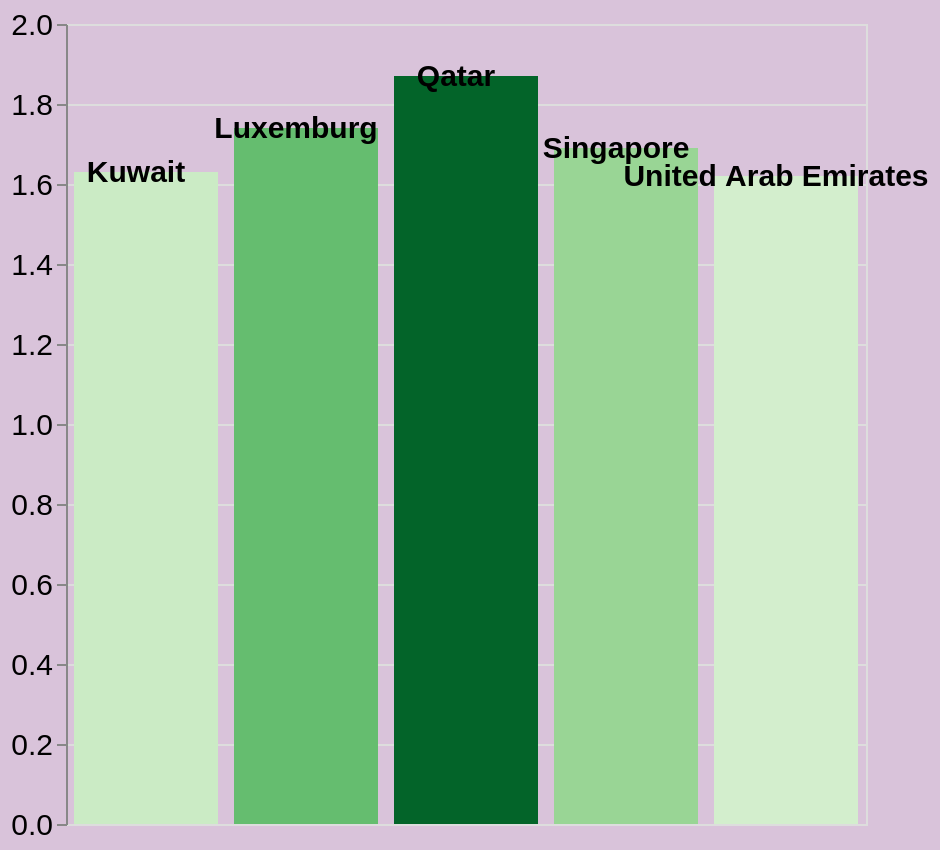

Express this chart as Vega-Lite.
### Vega-Lite specification from a JSON file in a GitHub repository (floating-point values rounded to 4 significant figures)
{"$schema": "https://vega.github.io/schema/vega-lite/v5.json", "width": 400, "height": 400, "background": "#d9c3da", "data": {"values": [{"Country": "Qatar", "Economy": 1.87, "Happiness Rank": 35}, {"Country": "Luxemburg", "Economy": 1.74, "Happiness Rank": 18}, {"Country": "Singapore", "Economy": 1.69, "Happiness Rank": 26}, {"Country": "Kuwait", "Economy": 1.63, "Happiness Rank": 39}, {"Country": "United Arab Emirates", "Economy": 1.62, "Happiness Rank": 21}]}, "encoding": {"y": {"field": "Economy", "type": "quantitative", "axis": {"title": null, "labelFontSize": 15}}, "x": {"field": "Country", "type": "nominal", "title": null, "axis": null}}, "layer": [{"mark": {"type": "bar"}, "encoding": {"color": {"legend": null, "field": "Economy", "type": "quantitative", "scale": {"type": "linear", "scheme": "greens"}}, "tooltip": [{"field": "Economy", "type": "quantitative"}, {"field": "Happiness Rank", "type": "quantitative"}]}}, {"mark": {"type": "text", "fontSize": 15, "fontWeight": "bold", "align": "center", "xOffset": -5, "aria": false}, "encoding": {"text": {"field": "Country", "type": "nominal"}, "color": {"value": "black"}}}], "config": {"tick": {}}}
